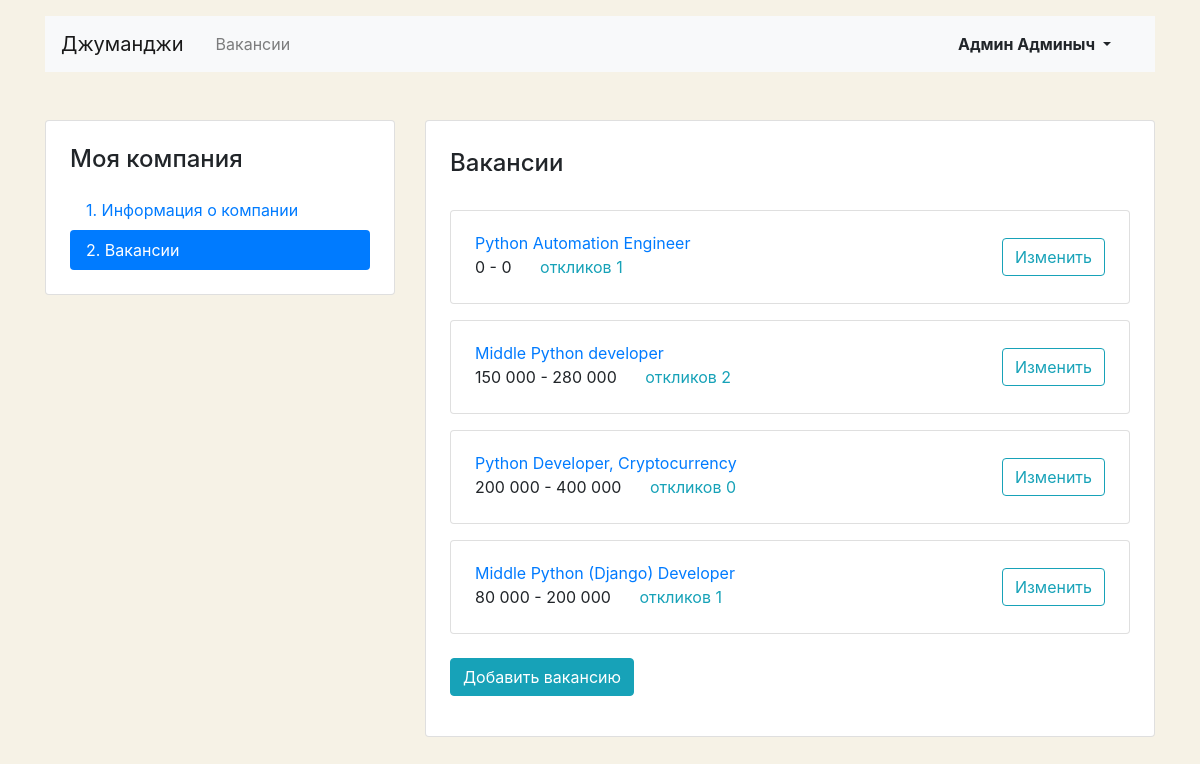
Page /mycompany/vacancies/ (signed in) on the committed database.
### catalog/models.py (models this page shows)
class Vacancy(models.Model):
    title = models.CharField(max_length=255, verbose_name='Название вакансии')
    specialty = models.ForeignKey(
        'Specialty',
        related_name='vacancies',
        on_delete=models.CASCADE,
        verbose_name='Специализация',
    )
    company = models.ForeignKey(
        'Company',
        related_name='vacancies',
        on_delete=models.CASCADE,
        verbose_name='Компания',
    )
    skills = models.TextField(verbose_name='Навыки')
    description = models.TextField(verbose_name='Текст')
    salary_min = models.PositiveIntegerField(verbose_name='Зарплата от')
    salary_max = models.PositiveIntegerField(verbose_name='Зарплата до')
    published_at = models.DateTimeField(verbose_name='Опубликовано')
    class Meta:
        verbose_name = 'вакансию'
        verbose_name_plural = 'вакансии'
        ordering = ('-published_at',)
    def __str__(self):
        return self.title

### catalog/employer_views.py (the view)
# urls.py: path('mycompany/vacancies/', employer_views.MyCompanyVacancyList.as_view(), name='mycompany_vacancies_list'),
class MyCompanyVacancyList(LoginRequiredMixin, ListView):
    model = Vacancy
    template_name = 'catalog/employer/mycompany_vacancies_list.html'
    context_object_name = 'vacancies'
    def get_queryset(self):
        self.kwargs['user'] = self.request.user
        return (
            Vacancy.objects.filter(company__owner=self.kwargs['user'])
            .annotate(applications_count=Count('applications'))
            .select_related('specialty', 'company')
            .order_by('-published_at')
        )
    def get_context_data(self, *, object_list=None, **kwargs):
        context = super().get_context_data(**kwargs)
        try:
            company = self.kwargs['user'].company
        except User.company.RelatedObjectDoesNotExist:
            company = None
        context.update({'company': company, 'page': 'vacancies'})
        return context

### catalog/templates/catalog/employer/mycompany_vacancies_list.html (shortened to what this page needs)
{% extends 'base.html' %}
{% load humanize %}
{% block content %}
  <main class="container mt-3 pb-5">
    <div class="row mt-5">
      {% include 'catalog/employer/includes/mycompany_sidebar.html' %}
      <div class="col-12 col-lg-8">
        <div class="card">
          <div class="card-body px-4 pb-4">
            <section class="tab-pane fade show active">
              <h2 class="h4 pt-2 pb-3">Вакансии</h2>
              {% for vacancy in vacancies %}
                <div class="card mt-3">
                  <div class="card-body px-4">
                    <div class="row align-items-center">
                      <div class="col-6 col-lg-8">
                        <a href="{% url 'vacancy_detail' vacancy.id %}" class="mb-1">{{vacancy}}</a>
                        <p class="mb-1">
                          <span class="mr-4">
                            {{vacancy.salary_min|intcomma}} - {{vacancy.salary_max|intcomma}}
                          </span>
                          <a href="{% url 'mycompany_vacancy_update' vacancy.id %}#applications" class="text-info">
                            откликов {{vacancy.applications_count}}
                          </a>
                        </p>
                      </div>
                      <div class="col-6 col-lg-4 text-right">
                        <a href="{% url 'mycompany_vacancy_update' vacancy.id %}" class="btn btn-outline-info">Изменить</a>
                      </div>
                    </div>
                  </div>
                </div>
              {% endfor %}
            </section>
            <br>
            {% if company %}
              <div class="form-group">
                <a href="{% url 'mycompany_vacancy_create' %}" class="btn btn-info">Добавить вакансию</a>
              </div>
            {% endif %}
          </div>
        </div>
      </div>
    </div>
  </main>
{% endblock %}

### templates/base.html (shortened to what this page needs)
<!DOCTYPE html>
<html lang="ru">
<head>
  <link rel="stylesheet" href="https://stackpath.bootstrapcdn.com/bootstrap/4.3.1/css/bootstrap.min.css">
</head>
<body>
  <header class="container mt-3">
    <nav class="navbar navbar-expand-lg navbar-light bg-light">
      <a class="navbar-brand mr-4" href="{% url 'index' %}">Джуманджи</a>
      <div class="collapse navbar-collapse justify-content-between" id="navbarNav">
        <ul class="navbar-nav col-10">
          <li class="nav-item{% if vacancies_category == 'Все вакансии' %} active{% endif %}">
            <a class="nav-link" href="{% url 'vacancies_list' %}">Вакансии</a>
          </li>
        </ul>
        <ul class="navbar-nav col-2 justify-content-end">
          <li class="nav-item active">
            {% if not user.is_authenticated %}
              <a href="{% url 'login' %}" class="nav-link font-weight-bold">Вход</a>
            {% else %}
              <div class="btn-group">
                <button type="button" class="btn dropdown-toggle font-weight-bold" data-toggle="dropdown" aria-haspopup="true" aria-expanded="false">
                  {{user.first_name}} {{user.last_name}}
                </button>
              </div>
            {% endif %}
          </li>
        </ul>
      </div>
    </nav>
  </header>
  {% block content %}{% endblock %}
</body>
</html>

### catalog/templates/catalog/employer/mycompany_vacancies_list.html (style rules this page uses)
body { background-color: #F6F2E6; }

### rows in the picture
Vacancy: title "Python Automation Engineer", salary_min "0", salary_max "0", applications_count "1"
Vacancy: title "Middle Python developer", salary_min "150 000", salary_max "280 000", applications_count "2"
Vacancy: title "Python Developer, Cryptocurrency", salary_min "200 000", salary_max "400 000", applications_count "0"
Vacancy: title "Middle Python (Django) Developer", salary_min "80 000", salary_max "200 000", applications_count "1"

### other values in the picture
{{ user.first_name }} "Админ"
{{ user.last_name }} "Админыч"
